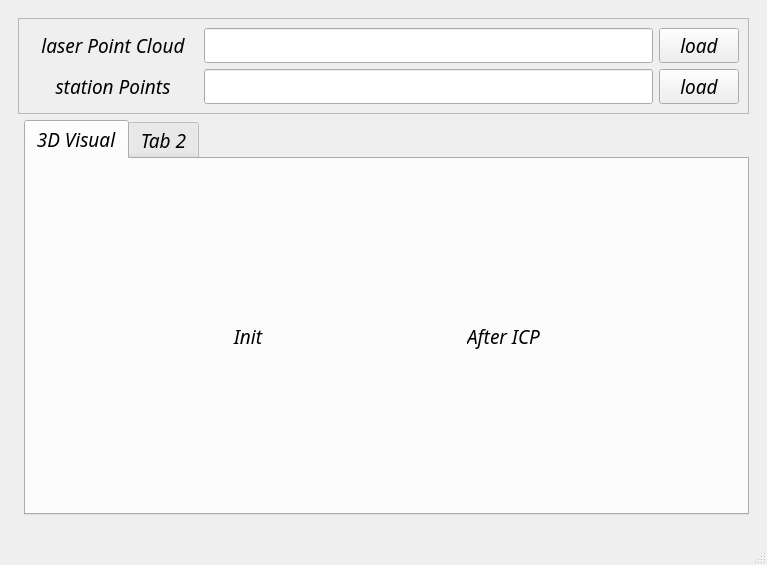
<?xml version="1.0" encoding="UTF-8"?>
<ui version="4.0">
 <class>MainWindow</class>
 <widget class="QMainWindow" name="MainWindow">
  <property name="geometry">
   <rect>
    <x>0</x>
    <y>0</y>
    <width>767</width>
    <height>565</height>
   </rect>
  </property>
  <property name="font">
   <font>
    <family>Ubuntu Mono</family>
    <pointsize>14</pointsize>
    <italic>true</italic>
   </font>
  </property>
  <property name="windowTitle">
   <string>MainWindow</string>
  </property>
  <widget class="QWidget" name="centralwidget">
   <layout class="QGridLayout" name="gridLayout">
    <item row="0" column="0">
     <widget class="QStackedWidget" name="stackedWidget">
      <property name="font">
       <font>
        <family>Ubuntu Mono</family>
        <pointsize>14</pointsize>
        <italic>true</italic>
       </font>
      </property>
      <widget class="QWidget" name="page">
       <layout class="QGridLayout" name="gridLayout_3">
        <item row="0" column="0" colspan="2">
         <widget class="QFrame" name="frame">
          <property name="font">
           <font>
            <family>Ubuntu Mono</family>
            <pointsize>14</pointsize>
            <italic>true</italic>
           </font>
          </property>
          <property name="frameShape">
           <enum>QFrame::StyledPanel</enum>
          </property>
          <property name="frameShadow">
           <enum>QFrame::Raised</enum>
          </property>
          <layout class="QGridLayout" name="gridLayout_2">
           <item row="0" column="0">
            <layout class="QHBoxLayout" name="horizontalLayout">
             <item>
              <widget class="QLabel" name="label">
               <property name="minimumSize">
                <size>
                 <width>170</width>
                 <height>0</height>
                </size>
               </property>
               <property name="font">
                <font>
                 <family>Ubuntu Mono</family>
                 <pointsize>14</pointsize>
                 <italic>true</italic>
                </font>
               </property>
               <property name="text">
                <string>laser Point Cloud</string>
               </property>
               <property name="alignment">
                <set>Qt::AlignCenter</set>
               </property>
              </widget>
             </item>
             <item>
              <widget class="QLineEdit" name="lineEdit_laser">
               <property name="font">
                <font>
                 <family>Ubuntu Mono</family>
                 <pointsize>14</pointsize>
                 <italic>true</italic>
                </font>
               </property>
              </widget>
             </item>
             <item>
              <widget class="QPushButton" name="btn_load_laser">
               <property name="font">
                <font>
                 <family>Ubuntu Mono</family>
                 <pointsize>14</pointsize>
                 <italic>true</italic>
                </font>
               </property>
               <property name="text">
                <string>load</string>
               </property>
              </widget>
             </item>
            </layout>
           </item>
           <item row="1" column="0">
            <layout class="QHBoxLayout" name="horizontalLayout_2">
             <item>
              <widget class="QLabel" name="label_2">
               <property name="minimumSize">
                <size>
                 <width>170</width>
                 <height>0</height>
                </size>
               </property>
               <property name="font">
                <font>
                 <family>Ubuntu Mono</family>
                 <pointsize>14</pointsize>
                 <italic>true</italic>
                </font>
               </property>
               <property name="text">
                <string>station Points</string>
               </property>
               <property name="alignment">
                <set>Qt::AlignCenter</set>
               </property>
              </widget>
             </item>
             <item>
              <widget class="QLineEdit" name="lineEdit_station">
               <property name="font">
                <font>
                 <family>Ubuntu Mono</family>
                 <pointsize>14</pointsize>
                 <italic>true</italic>
                </font>
               </property>
              </widget>
             </item>
             <item>
              <widget class="QPushButton" name="btn_load_station">
               <property name="font">
                <font>
                 <family>Ubuntu Mono</family>
                 <pointsize>14</pointsize>
                 <italic>true</italic>
                </font>
               </property>
               <property name="text">
                <string>load</string>
               </property>
              </widget>
             </item>
            </layout>
           </item>
          </layout>
         </widget>
        </item>
        <item row="1" column="1">
         <widget class="QTabWidget" name="tabWidget">
          <property name="font">
           <font>
            <family>Ubuntu Mono</family>
            <pointsize>14</pointsize>
            <italic>true</italic>
           </font>
          </property>
          <property name="currentIndex">
           <number>0</number>
          </property>
          <widget class="QWidget" name="tab">
           <attribute name="title">
            <string>3D Visual</string>
           </attribute>
           <layout class="QGridLayout" name="gridLayout_4">
            <item row="0" column="0">
             <layout class="QVBoxLayout" name="verticalLayout_2">
              <item>
               <widget class="QLabel" name="label_3">
                <property name="maximumSize">
                 <size>
                  <width>16777215</width>
                  <height>30</height>
                 </size>
                </property>
                <property name="text">
                 <string>Init</string>
                </property>
                <property name="alignment">
                 <set>Qt::AlignCenter</set>
                </property>
               </widget>
              </item>
              <item>
               <layout class="QGridLayout" name="layout_3dgraph_init"/>
              </item>
             </layout>
            </item>
            <item row="0" column="1">
             <layout class="QVBoxLayout" name="verticalLayout">
              <item>
               <widget class="QLabel" name="label_4">
                <property name="maximumSize">
                 <size>
                  <width>16777215</width>
                  <height>30</height>
                 </size>
                </property>
                <property name="text">
                 <string>After ICP</string>
                </property>
                <property name="alignment">
                 <set>Qt::AlignCenter</set>
                </property>
               </widget>
              </item>
              <item>
               <layout class="QGridLayout" name="layout_3dgraph_icp"/>
              </item>
             </layout>
            </item>
           </layout>
          </widget>
          <widget class="QWidget" name="tab_2">
           <attribute name="title">
            <string>Tab 2</string>
           </attribute>
          </widget>
         </widget>
        </item>
       </layout>
      </widget>
      <widget class="QWidget" name="page_2"/>
     </widget>
    </item>
   </layout>
  </widget>
  <widget class="QMenuBar" name="menubar">
   <property name="geometry">
    <rect>
     <x>0</x>
     <y>0</y>
     <width>767</width>
     <height>24</height>
    </rect>
   </property>
  </widget>
  <widget class="QStatusBar" name="statusbar"/>
 </widget>
 <resources/>
 <connections/>
</ui>
